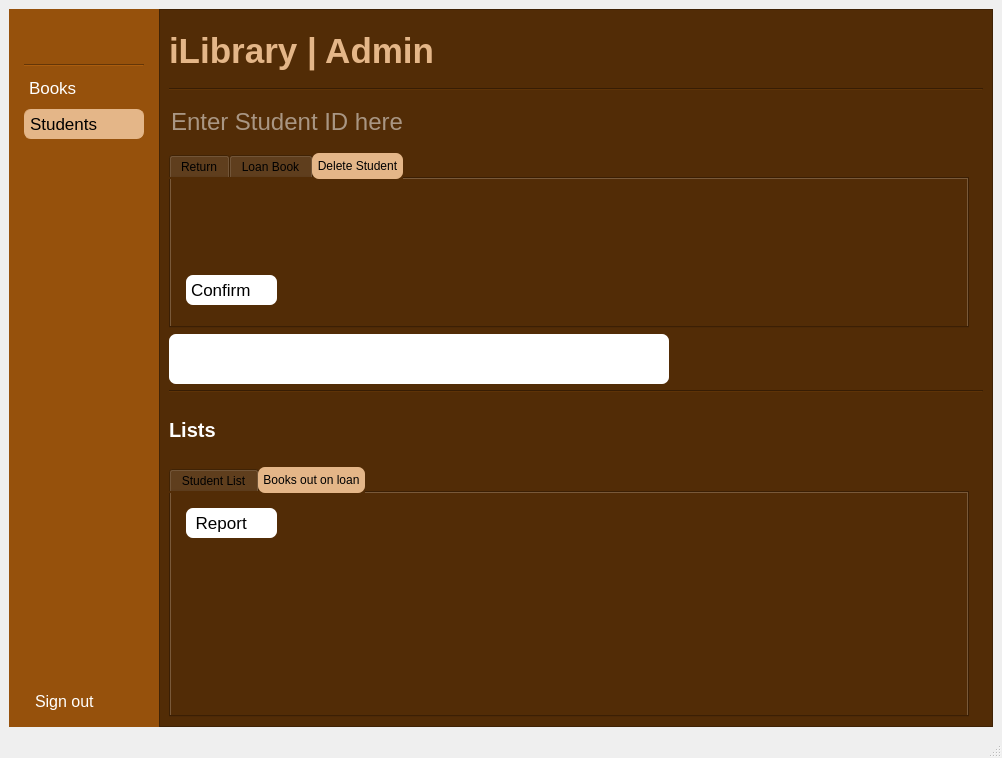
<?xml version="1.0" encoding="UTF-8"?>
<ui version="4.0">
 <class>MainWindow</class>
 <widget class="QMainWindow" name="MainWindow">
  <property name="geometry">
   <rect>
    <x>0</x>
    <y>0</y>
    <width>1002</width>
    <height>758</height>
   </rect>
  </property>
  <property name="minimumSize">
   <size>
    <width>961</width>
    <height>758</height>
   </size>
  </property>
  <property name="windowTitle">
   <string>MainWindow</string>
  </property>
  <property name="styleSheet">
   <string notr="true"/>
  </property>
  <widget class="QWidget" name="centralwidget">
   <layout class="QHBoxLayout" name="horizontalLayout">
    <property name="spacing">
     <number>0</number>
    </property>
    <item>
     <widget class="QFrame" name="frameMenu">
      <property name="sizePolicy">
       <sizepolicy hsizetype="Fixed" vsizetype="Preferred">
        <horstretch>0</horstretch>
        <verstretch>0</verstretch>
       </sizepolicy>
      </property>
      <property name="minimumSize">
       <size>
        <width>150</width>
        <height>550</height>
       </size>
      </property>
      <property name="styleSheet">
       <string notr="true">background-color: rgb(150,81,12)</string>
      </property>
      <property name="frameShape">
       <enum>QFrame::NoFrame</enum>
      </property>
      <property name="frameShadow">
       <enum>QFrame::Plain</enum>
      </property>
      <property name="lineWidth">
       <number>0</number>
      </property>
      <layout class="QVBoxLayout" name="verticalLayout">
       <property name="spacing">
        <number>-1</number>
       </property>
       <property name="leftMargin">
        <number>15</number>
       </property>
       <property name="topMargin">
        <number>15</number>
       </property>
       <property name="rightMargin">
        <number>15</number>
       </property>
       <property name="bottomMargin">
        <number>5</number>
       </property>
       <item>
        <spacer name="verticalSpacer_2">
         <property name="orientation">
          <enum>Qt::Vertical</enum>
         </property>
         <property name="sizeType">
          <enum>QSizePolicy::Fixed</enum>
         </property>
         <property name="sizeHint" stdset="0">
          <size>
           <width>20</width>
           <height>40</height>
          </size>
         </property>
        </spacer>
       </item>
       <item>
        <widget class="Line" name="line_3">
         <property name="orientation">
          <enum>Qt::Horizontal</enum>
         </property>
        </widget>
       </item>
       <item>
        <widget class="QPushButton" name="pbtnBooks">
         <property name="sizePolicy">
          <sizepolicy hsizetype="Minimum" vsizetype="Fixed">
           <horstretch>0</horstretch>
           <verstretch>0</verstretch>
          </sizepolicy>
         </property>
         <property name="minimumSize">
          <size>
           <width>0</width>
           <height>30</height>
          </size>
         </property>
         <property name="maximumSize">
          <size>
           <width>16777215</width>
           <height>30</height>
          </size>
         </property>
         <property name="font">
          <font>
           <pointsize>13</pointsize>
          </font>
         </property>
         <property name="mouseTracking">
          <bool>true</bool>
         </property>
         <property name="autoFillBackground">
          <bool>false</bool>
         </property>
         <property name="styleSheet">
          <string notr="true">
QPushButton
{
text-align: left;
color: white;
padding: 10px;
border-radius:7px;
padding: 5px;
}
QPushButton:hover:!pressed
{
  background-color: rgb(241,218,195);
  color: black;
}
QPushButton:checked
{
  background-color: rgb(133,179,225);
  color: black;
}</string>
         </property>
         <property name="text">
          <string>Books</string>
         </property>
         <property name="icon">
          <iconset>
           <normaloff>images/essential-icons/svg/book-433812.svg</normaloff>images/essential-icons/svg/book-433812.svg</iconset>
         </property>
         <property name="iconSize">
          <size>
           <width>25</width>
           <height>25</height>
          </size>
         </property>
         <property name="checkable">
          <bool>false</bool>
         </property>
         <property name="autoDefault">
          <bool>false</bool>
         </property>
         <property name="default">
          <bool>false</bool>
         </property>
         <property name="flat">
          <bool>true</bool>
         </property>
        </widget>
       </item>
       <item>
        <widget class="QPushButton" name="pbtnProfile">
         <property name="sizePolicy">
          <sizepolicy hsizetype="Minimum" vsizetype="Fixed">
           <horstretch>0</horstretch>
           <verstretch>0</verstretch>
          </sizepolicy>
         </property>
         <property name="minimumSize">
          <size>
           <width>0</width>
           <height>30</height>
          </size>
         </property>
         <property name="maximumSize">
          <size>
           <width>16777215</width>
           <height>30</height>
          </size>
         </property>
         <property name="font">
          <font>
           <pointsize>13</pointsize>
           <kerning>true</kerning>
          </font>
         </property>
         <property name="mouseTracking">
          <bool>true</bool>
         </property>
         <property name="whatsThis">
          <string>'My Profile' button</string>
         </property>
         <property name="autoFillBackground">
          <bool>false</bool>
         </property>
         <property name="styleSheet">
          <string notr="true">QPushButton
{
text-align: left;
color: black;
padding: 10px;
background-color: rgb(228,182,136); 
border: 1px solid rgb(228,182,136);
border-radius:7px;
padding: 5px;
}
</string>
         </property>
         <property name="text">
          <string>Students</string>
         </property>
         <property name="icon">
          <iconset>
           <normaloff>images/essential-icons/svg/user-433878.svg</normaloff>images/essential-icons/svg/user-433878.svg</iconset>
         </property>
         <property name="iconSize">
          <size>
           <width>25</width>
           <height>25</height>
          </size>
         </property>
         <property name="checkable">
          <bool>false</bool>
         </property>
         <property name="checked">
          <bool>false</bool>
         </property>
         <property name="autoDefault">
          <bool>false</bool>
         </property>
         <property name="default">
          <bool>false</bool>
         </property>
         <property name="flat">
          <bool>true</bool>
         </property>
        </widget>
       </item>
       <item>
        <spacer name="vertspacerBot">
         <property name="orientation">
          <enum>Qt::Vertical</enum>
         </property>
         <property name="sizeHint" stdset="0">
          <size>
           <width>20</width>
           <height>40</height>
          </size>
         </property>
        </spacer>
       </item>
       <item>
        <widget class="QPushButton" name="pushButton_3">
         <property name="sizePolicy">
          <sizepolicy hsizetype="Minimum" vsizetype="Minimum">
           <horstretch>0</horstretch>
           <verstretch>0</verstretch>
          </sizepolicy>
         </property>
         <property name="minimumSize">
          <size>
           <width>0</width>
           <height>0</height>
          </size>
         </property>
         <property name="font">
          <font>
           <pointsize>12</pointsize>
          </font>
         </property>
         <property name="styleSheet">
          <string notr="true">QPushButton
{
text-align: left;
color: white;
padding: 10px;
}
QPushButton:hover:!pressed
{
  color: red;
}</string>
         </property>
         <property name="text">
          <string>Sign out</string>
         </property>
         <property name="icon">
          <iconset>
           <normaloff>images/essential-icons/svg/cancel-433817.svg</normaloff>images/essential-icons/svg/cancel-433817.svg</iconset>
         </property>
         <property name="iconSize">
          <size>
           <width>20</width>
           <height>20</height>
          </size>
         </property>
         <property name="flat">
          <bool>true</bool>
         </property>
        </widget>
       </item>
      </layout>
     </widget>
    </item>
    <item>
     <widget class="QFrame" name="frame">
      <property name="minimumSize">
       <size>
        <width>593</width>
        <height>548</height>
       </size>
      </property>
      <property name="styleSheet">
       <string notr="true">background-color: rgb(82,44,6)</string>
      </property>
      <property name="frameShape">
       <enum>QFrame::StyledPanel</enum>
      </property>
      <property name="frameShadow">
       <enum>QFrame::Raised</enum>
      </property>
      <layout class="QVBoxLayout" name="verticalLayout_2">
       <item>
        <layout class="QHBoxLayout" name="hHeader">
         <property name="spacing">
          <number>0</number>
         </property>
         <item>
          <widget class="QLabel" name="label">
           <property name="minimumSize">
            <size>
             <width>0</width>
             <height>40</height>
            </size>
           </property>
           <property name="font">
            <font>
             <family>.AppleSystemUIFont</family>
             <pointsize>26</pointsize>
             <weight>75</weight>
             <bold>true</bold>
            </font>
           </property>
           <property name="styleSheet">
            <string notr="true">color: rgb(228,182,136);</string>
           </property>
           <property name="text">
            <string>iLibrary | Admin</string>
           </property>
           <property name="scaledContents">
            <bool>false</bool>
           </property>
          </widget>
         </item>
         <item>
          <spacer name="horizontalSpacer_2">
           <property name="orientation">
            <enum>Qt::Horizontal</enum>
           </property>
           <property name="sizeHint" stdset="0">
            <size>
             <width>40</width>
             <height>0</height>
            </size>
           </property>
          </spacer>
         </item>
        </layout>
       </item>
       <item>
        <widget class="Line" name="line_4">
         <property name="orientation">
          <enum>Qt::Horizontal</enum>
         </property>
        </widget>
       </item>
       <item>
        <layout class="QVBoxLayout" name="vSearch">
         <property name="spacing">
          <number>-1</number>
         </property>
         <property name="leftMargin">
          <number>0</number>
         </property>
         <property name="topMargin">
          <number>0</number>
         </property>
         <property name="rightMargin">
          <number>0</number>
         </property>
         <property name="bottomMargin">
          <number>0</number>
         </property>
         <item>
          <widget class="QLineEdit" name="edtStuID">
           <property name="sizePolicy">
            <sizepolicy hsizetype="Expanding" vsizetype="Fixed">
             <horstretch>2</horstretch>
             <verstretch>0</verstretch>
            </sizepolicy>
           </property>
           <property name="minimumSize">
            <size>
             <width>0</width>
             <height>50</height>
            </size>
           </property>
           <property name="font">
            <font>
             <pointsize>18</pointsize>
            </font>
           </property>
           <property name="autoFillBackground">
            <bool>false</bool>
           </property>
           <property name="styleSheet">
            <string notr="true">
color: white;</string>
           </property>
           <property name="text">
            <string/>
           </property>
           <property name="maxLength">
            <number>4</number>
           </property>
           <property name="frame">
            <bool>false</bool>
           </property>
           <property name="placeholderText">
            <string>Enter Student ID here</string>
           </property>
           <property name="clearButtonEnabled">
            <bool>true</bool>
           </property>
          </widget>
         </item>
         <item>
          <widget class="QTabWidget" name="tabWidget">
           <property name="sizePolicy">
            <sizepolicy hsizetype="Expanding" vsizetype="MinimumExpanding">
             <horstretch>0</horstretch>
             <verstretch>0</verstretch>
            </sizepolicy>
           </property>
           <property name="minimumSize">
            <size>
             <width>175</width>
             <height>140</height>
            </size>
           </property>
           <property name="maximumSize">
            <size>
             <width>800</width>
             <height>175</height>
            </size>
           </property>
           <property name="styleSheet">
            <string notr="true">QTabBar{
	color: black; 
	background-color: rgb(82,44,6);
	width: 20px
}

QTabBar::tab:selected 
{ 
	background-color: rgb(228,182,136);
	border-radius:7px;
	padding: 5px;
	color: black;
}
</string>
           </property>
           <property name="currentIndex">
            <number>2</number>
           </property>
           <property name="tabBarAutoHide">
            <bool>false</bool>
           </property>
           <widget class="QWidget" name="tab">
            <attribute name="title">
             <string>Return</string>
            </attribute>
            <widget class="QWidget" name="verticalLayoutWidget_4">
             <property name="geometry">
              <rect>
               <x>0</x>
               <y>0</y>
               <width>461</width>
               <height>141</height>
              </rect>
             </property>
             <layout class="QVBoxLayout" name="verticalLayout_9">
              <property name="spacing">
               <number>-1</number>
              </property>
              <property name="sizeConstraint">
               <enum>QLayout::SetMinimumSize</enum>
              </property>
              <property name="leftMargin">
               <number>15</number>
              </property>
              <property name="topMargin">
               <number>15</number>
              </property>
              <property name="rightMargin">
               <number>15</number>
              </property>
              <property name="bottomMargin">
               <number>15</number>
              </property>
              <item>
               <layout class="QHBoxLayout" name="horizontalLayout_6">
                <property name="spacing">
                 <number>-1</number>
                </property>
                <property name="leftMargin">
                 <number>0</number>
                </property>
                <property name="topMargin">
                 <number>0</number>
                </property>
                <property name="rightMargin">
                 <number>0</number>
                </property>
                <property name="bottomMargin">
                 <number>0</number>
                </property>
                <item>
                 <widget class="QLabel" name="label_6">
                  <property name="sizePolicy">
                   <sizepolicy hsizetype="Maximum" vsizetype="Maximum">
                    <horstretch>0</horstretch>
                    <verstretch>0</verstretch>
                   </sizepolicy>
                  </property>
                  <property name="minimumSize">
                   <size>
                    <width>75</width>
                    <height>0</height>
                   </size>
                  </property>
                  <property name="styleSheet">
                   <string notr="true">color: white;</string>
                  </property>
                  <property name="text">
                   <string>Book ISBN:</string>
                  </property>
                  <property name="alignment">
                   <set>Qt::AlignRight|Qt::AlignTrailing|Qt::AlignVCenter</set>
                  </property>
                 </widget>
                </item>
                <item>
                 <widget class="QLineEdit" name="edtISBNReturn">
                  <property name="minimumSize">
                   <size>
                    <width>250</width>
                    <height>0</height>
                   </size>
                  </property>
                  <property name="maximumSize">
                   <size>
                    <width>250</width>
                    <height>16777215</height>
                   </size>
                  </property>
                  <property name="autoFillBackground">
                   <bool>false</bool>
                  </property>
                  <property name="styleSheet">
                   <string notr="true">color: white;</string>
                  </property>
                  <property name="maxLength">
                   <number>13</number>
                  </property>
                  <property name="frame">
                   <bool>false</bool>
                  </property>
                  <property name="placeholderText">
                   <string>Enter Book ISBN here</string>
                  </property>
                  <property name="clearButtonEnabled">
                   <bool>true</bool>
                  </property>
                 </widget>
                </item>
                <item>
                 <spacer name="horizontalSpacer_5">
                  <property name="orientation">
                   <enum>Qt::Horizontal</enum>
                  </property>
                  <property name="sizeHint" stdset="0">
                   <size>
                    <width>40</width>
                    <height>20</height>
                   </size>
                  </property>
                 </spacer>
                </item>
               </layout>
              </item>
              <item>
               <spacer name="verticalSpacer_3">
                <property name="orientation">
                 <enum>Qt::Vertical</enum>
                </property>
                <property name="sizeHint" stdset="0">
                 <size>
                  <width>20</width>
                  <height>40</height>
                 </size>
                </property>
               </spacer>
              </item>
              <item>
               <widget class="QPushButton" name="pbtnReturnStu">
                <property name="sizePolicy">
                 <sizepolicy hsizetype="Maximum" vsizetype="Fixed">
                  <horstretch>0</horstretch>
                  <verstretch>0</verstretch>
                 </sizepolicy>
                </property>
                <property name="minimumSize">
                 <size>
                  <width>0</width>
                  <height>30</height>
                 </size>
                </property>
                <property name="maximumSize">
                 <size>
                  <width>16777215</width>
                  <height>30</height>
                 </size>
                </property>
                <property name="font">
                 <font>
                  <pointsize>13</pointsize>
                  <kerning>true</kerning>
                 </font>
                </property>
                <property name="mouseTracking">
                 <bool>true</bool>
                </property>
                <property name="whatsThis">
                 <string>'My Profile' button</string>
                </property>
                <property name="autoFillBackground">
                 <bool>false</bool>
                </property>
                <property name="styleSheet">
                 <string notr="true">
QPushButton
{
text-align: left;
color: black;
padding: 10px;
border-radius:7px;
padding: 5px;
background-color: white; 
}
QPushButton:hover:!pressed
{
  background-color: rgb(241,218,195);
  color: black;
}
QPushButton:checked
{
  background-color: rgb(133,179,225);
  color: black;
}</string>
                </property>
                <property name="text">
                 <string>Confirm </string>
                </property>
                <property name="icon">
                 <iconset>
                  <normaloff>images/navigation-14/svg/check-1518584.svg</normaloff>images/navigation-14/svg/check-1518584.svg</iconset>
                </property>
                <property name="iconSize">
                 <size>
                  <width>25</width>
                  <height>25</height>
                 </size>
                </property>
                <property name="checkable">
                 <bool>false</bool>
                </property>
                <property name="checked">
                 <bool>false</bool>
                </property>
                <property name="autoDefault">
                 <bool>false</bool>
                </property>
                <property name="default">
                 <bool>false</bool>
                </property>
                <property name="flat">
                 <bool>true</bool>
                </property>
               </widget>
              </item>
             </layout>
            </widget>
           </widget>
           <widget class="QWidget" name="tabLoan">
            <attribute name="title">
             <string>Loan Book</string>
            </attribute>
            <widget class="QWidget" name="verticalLayoutWidget">
             <property name="geometry">
              <rect>
               <x>0</x>
               <y>0</y>
               <width>461</width>
               <height>141</height>
              </rect>
             </property>
             <layout class="QVBoxLayout" name="verticalLayout_5">
              <property name="spacing">
               <number>-1</number>
              </property>
              <property name="sizeConstraint">
               <enum>QLayout::SetMinimumSize</enum>
              </property>
              <property name="leftMargin">
               <number>15</number>
              </property>
              <property name="topMargin">
               <number>15</number>
              </property>
              <property name="rightMargin">
               <number>15</number>
              </property>
              <property name="bottomMargin">
               <number>15</number>
              </property>
              <item>
               <layout class="QHBoxLayout" name="horizontalLayout_3">
                <property name="spacing">
                 <number>-1</number>
                </property>
                <property name="leftMargin">
                 <number>0</number>
                </property>
                <property name="topMargin">
                 <number>0</number>
                </property>
                <property name="rightMargin">
                 <number>0</number>
                </property>
                <property name="bottomMargin">
                 <number>0</number>
                </property>
                <item>
                 <widget class="QLabel" name="label_2">
                  <property name="sizePolicy">
                   <sizepolicy hsizetype="Maximum" vsizetype="Maximum">
                    <horstretch>0</horstretch>
                    <verstretch>0</verstretch>
                   </sizepolicy>
                  </property>
                  <property name="minimumSize">
                   <size>
                    <width>75</width>
                    <height>0</height>
                   </size>
                  </property>
                  <property name="styleSheet">
                   <string notr="true">color: white;</string>
                  </property>
                  <property name="text">
                   <string>Book ISBN:</string>
                  </property>
                  <property name="alignment">
                   <set>Qt::AlignRight|Qt::AlignTrailing|Qt::AlignVCenter</set>
                  </property>
                 </widget>
                </item>
                <item>
                 <widget class="QLineEdit" name="edtISBNLoan">
                  <property name="minimumSize">
                   <size>
                    <width>250</width>
                    <height>0</height>
                   </size>
                  </property>
                  <property name="maximumSize">
                   <size>
                    <width>250</width>
                    <height>16777215</height>
                   </size>
                  </property>
                  <property name="autoFillBackground">
                   <bool>false</bool>
                  </property>
                  <property name="styleSheet">
                   <string notr="true">color: white;</string>
                  </property>
                  <property name="maxLength">
                   <number>13</number>
                  </property>
                  <property name="frame">
                   <bool>false</bool>
                  </property>
                  <property name="placeholderText">
                   <string>Enter Book ISBN here</string>
                  </property>
                  <property name="clearButtonEnabled">
                   <bool>true</bool>
                  </property>
                 </widget>
                </item>
                <item>
                 <spacer name="horizontalSpacer">
                  <property name="orientation">
                   <enum>Qt::Horizontal</enum>
                  </property>
                  <property name="sizeHint" stdset="0">
                   <size>
                    <width>40</width>
                    <height>20</height>
                   </size>
                  </property>
                 </spacer>
                </item>
               </layout>
              </item>
              <item>
               <spacer name="verticalSpacer">
                <property name="orientation">
                 <enum>Qt::Vertical</enum>
                </property>
                <property name="sizeHint" stdset="0">
                 <size>
                  <width>20</width>
                  <height>40</height>
                 </size>
                </property>
               </spacer>
              </item>
              <item>
               <widget class="QPushButton" name="pbtnLoanStu">
                <property name="sizePolicy">
                 <sizepolicy hsizetype="Maximum" vsizetype="Fixed">
                  <horstretch>0</horstretch>
                  <verstretch>0</verstretch>
                 </sizepolicy>
                </property>
                <property name="minimumSize">
                 <size>
                  <width>0</width>
                  <height>30</height>
                 </size>
                </property>
                <property name="maximumSize">
                 <size>
                  <width>16777215</width>
                  <height>30</height>
                 </size>
                </property>
                <property name="font">
                 <font>
                  <pointsize>13</pointsize>
                  <kerning>true</kerning>
                 </font>
                </property>
                <property name="mouseTracking">
                 <bool>true</bool>
                </property>
                <property name="whatsThis">
                 <string>'My Profile' button</string>
                </property>
                <property name="autoFillBackground">
                 <bool>false</bool>
                </property>
                <property name="styleSheet">
                 <string notr="true">
QPushButton
{
text-align: left;
color: black;
padding: 10px;
border-radius:7px;
padding: 5px;
background-color: white; 
}
QPushButton:hover:!pressed
{
  background-color: rgb(241,218,195);
  color: black;
}
QPushButton:checked
{
  background-color: rgb(133,179,225);
  color: black;
}</string>
                </property>
                <property name="text">
                 <string>Confirm </string>
                </property>
                <property name="icon">
                 <iconset>
                  <normaloff>images/navigation-14/svg/check-1518584.svg</normaloff>images/navigation-14/svg/check-1518584.svg</iconset>
                </property>
                <property name="iconSize">
                 <size>
                  <width>25</width>
                  <height>25</height>
                 </size>
                </property>
                <property name="checkable">
                 <bool>false</bool>
                </property>
                <property name="checked">
                 <bool>false</bool>
                </property>
                <property name="autoDefault">
                 <bool>false</bool>
                </property>
                <property name="default">
                 <bool>false</bool>
                </property>
                <property name="flat">
                 <bool>true</bool>
                </property>
               </widget>
              </item>
             </layout>
            </widget>
           </widget>
           <widget class="QWidget" name="widget">
            <attribute name="title">
             <string>Delete Student</string>
            </attribute>
            <widget class="QWidget" name="verticalLayoutWidget_3">
             <property name="geometry">
              <rect>
               <x>0</x>
               <y>0</y>
               <width>371</width>
               <height>141</height>
              </rect>
             </property>
             <layout class="QVBoxLayout" name="verticalLayout_7">
              <property name="spacing">
               <number>-1</number>
              </property>
              <property name="sizeConstraint">
               <enum>QLayout::SetMinimumSize</enum>
              </property>
              <property name="leftMargin">
               <number>15</number>
              </property>
              <property name="topMargin">
               <number>15</number>
              </property>
              <property name="rightMargin">
               <number>15</number>
              </property>
              <property name="bottomMargin">
               <number>15</number>
              </property>
              <item>
               <spacer name="verticalSpacer_5">
                <property name="orientation">
                 <enum>Qt::Vertical</enum>
                </property>
                <property name="sizeHint" stdset="0">
                 <size>
                  <width>20</width>
                  <height>40</height>
                 </size>
                </property>
               </spacer>
              </item>
              <item>
               <widget class="QPushButton" name="pbtnDelStu">
                <property name="sizePolicy">
                 <sizepolicy hsizetype="Maximum" vsizetype="Fixed">
                  <horstretch>0</horstretch>
                  <verstretch>0</verstretch>
                 </sizepolicy>
                </property>
                <property name="minimumSize">
                 <size>
                  <width>91</width>
                  <height>30</height>
                 </size>
                </property>
                <property name="maximumSize">
                 <size>
                  <width>16777215</width>
                  <height>30</height>
                 </size>
                </property>
                <property name="font">
                 <font>
                  <pointsize>13</pointsize>
                  <kerning>true</kerning>
                 </font>
                </property>
                <property name="mouseTracking">
                 <bool>true</bool>
                </property>
                <property name="whatsThis">
                 <string>'My Profile' button</string>
                </property>
                <property name="autoFillBackground">
                 <bool>false</bool>
                </property>
                <property name="styleSheet">
                 <string notr="true">
QPushButton
{
text-align: left;
color: black;
padding: 10px;
border-radius:7px;
padding: 5px;
background-color: white; 
}
QPushButton:hover:!pressed
{
  background-color: rgb(241,218,195);
  color: black;
}
QPushButton:checked
{
  background-color: rgb(133,179,225);
  color: black;
}</string>
                </property>
                <property name="text">
                 <string>Confirm</string>
                </property>
                <property name="icon">
                 <iconset>
                  <normaloff>images/navigation-14/svg/check-1518584.svg</normaloff>images/navigation-14/svg/check-1518584.svg</iconset>
                </property>
                <property name="iconSize">
                 <size>
                  <width>25</width>
                  <height>25</height>
                 </size>
                </property>
                <property name="checkable">
                 <bool>false</bool>
                </property>
                <property name="checked">
                 <bool>false</bool>
                </property>
                <property name="autoDefault">
                 <bool>false</bool>
                </property>
                <property name="default">
                 <bool>false</bool>
                </property>
                <property name="flat">
                 <bool>true</bool>
                </property>
               </widget>
              </item>
             </layout>
            </widget>
           </widget>
          </widget>
         </item>
         <item>
          <widget class="QTextEdit" name="txtStuOut">
           <property name="maximumSize">
            <size>
             <width>500</width>
             <height>50</height>
            </size>
           </property>
           <property name="styleSheet">
            <string notr="true">text-align: left;
color: black;
padding: 10px;
border-radius:7px;
padding: 5px;
background-color: white; </string>
           </property>
           <property name="frameShape">
            <enum>QFrame::NoFrame</enum>
           </property>
           <property name="frameShadow">
            <enum>QFrame::Plain</enum>
           </property>
           <property name="documentTitle">
            <string/>
           </property>
           <property name="textInteractionFlags">
            <set>Qt::NoTextInteraction</set>
           </property>
          </widget>
         </item>
        </layout>
       </item>
       <item>
        <widget class="Line" name="line">
         <property name="orientation">
          <enum>Qt::Horizontal</enum>
         </property>
        </widget>
       </item>
       <item>
        <layout class="QHBoxLayout" name="horizontalLayout_2">
         <item>
          <widget class="QLabel" name="label_4">
           <property name="font">
            <font>
             <pointsize>15</pointsize>
             <weight>75</weight>
             <bold>true</bold>
            </font>
           </property>
           <property name="styleSheet">
            <string notr="true">color: white;</string>
           </property>
           <property name="text">
            <string>Lists</string>
           </property>
          </widget>
         </item>
        </layout>
       </item>
       <item>
        <widget class="QTabWidget" name="tabBooks">
         <property name="sizePolicy">
          <sizepolicy hsizetype="Expanding" vsizetype="Expanding">
           <horstretch>0</horstretch>
           <verstretch>0</verstretch>
          </sizepolicy>
         </property>
         <property name="maximumSize">
          <size>
           <width>800</width>
           <height>250</height>
          </size>
         </property>
         <property name="styleSheet">
          <string notr="true">QTabBar{
	color: black; background-color: rgb(82,44,6);
}

QTabBar::tab:selected 
{ 
	background-color: rgb(228,182,136);
	border-radius:7px;
	padding: 5px;
	color: black;
}
</string>
         </property>
         <property name="currentIndex">
          <number>1</number>
         </property>
         <property name="elideMode">
          <enum>Qt::ElideRight</enum>
         </property>
         <property name="usesScrollButtons">
          <bool>false</bool>
         </property>
         <property name="tabBarAutoHide">
          <bool>true</bool>
         </property>
         <widget class="QWidget" name="tabBooksList">
          <attribute name="title">
           <string>Student List</string>
          </attribute>
          <widget class="QTextEdit" name="textEdit">
           <property name="geometry">
            <rect>
             <x>0</x>
             <y>0</y>
             <width>791</width>
             <height>211</height>
            </rect>
           </property>
           <property name="styleSheet">
            <string notr="true">color: white;</string>
           </property>
           <property name="frameShape">
            <enum>QFrame::NoFrame</enum>
           </property>
           <property name="frameShadow">
            <enum>QFrame::Plain</enum>
           </property>
           <property name="sizeAdjustPolicy">
            <enum>QAbstractScrollArea::AdjustToContents</enum>
           </property>
           <property name="textInteractionFlags">
            <set>Qt::TextSelectableByKeyboard|Qt::TextSelectableByMouse</set>
           </property>
          </widget>
         </widget>
         <widget class="QWidget" name="tabLoanList">
          <attribute name="title">
           <string>Books out on loan</string>
          </attribute>
          <widget class="QWidget" name="verticalLayoutWidget_2">
           <property name="geometry">
            <rect>
             <x>0</x>
             <y>0</y>
             <width>791</width>
             <height>211</height>
            </rect>
           </property>
           <layout class="QVBoxLayout" name="verticalLayout_3">
            <item>
             <layout class="QHBoxLayout" name="horizontalLayout_4">
              <property name="leftMargin">
               <number>15</number>
              </property>
              <property name="topMargin">
               <number>15</number>
              </property>
              <property name="bottomMargin">
               <number>15</number>
              </property>
              <item>
               <widget class="QPushButton" name="pbtnStuLoans">
                <property name="sizePolicy">
                 <sizepolicy hsizetype="Maximum" vsizetype="Fixed">
                  <horstretch>0</horstretch>
                  <verstretch>0</verstretch>
                 </sizepolicy>
                </property>
                <property name="minimumSize">
                 <size>
                  <width>91</width>
                  <height>30</height>
                 </size>
                </property>
                <property name="maximumSize">
                 <size>
                  <width>16777215</width>
                  <height>30</height>
                 </size>
                </property>
                <property name="font">
                 <font>
                  <pointsize>13</pointsize>
                  <kerning>true</kerning>
                 </font>
                </property>
                <property name="mouseTracking">
                 <bool>true</bool>
                </property>
                <property name="whatsThis">
                 <string>'My Profile' button</string>
                </property>
                <property name="autoFillBackground">
                 <bool>false</bool>
                </property>
                <property name="styleSheet">
                 <string notr="true">
QPushButton
{
text-align: left;
color: black;
padding: 10px;
border-radius:7px;
padding: 5px;
background-color: white; 
}
QPushButton:hover:!pressed
{
  background-color: rgb(241,218,195);
  color: black;
}
QPushButton:checked
{
  background-color: rgb(133,179,225);
  color: black;
}</string>
                </property>
                <property name="text">
                 <string> Report</string>
                </property>
                <property name="icon">
                 <iconset>
                  <normaloff>images/navigation-14/svg/refresh-1518571.svg</normaloff>images/navigation-14/svg/refresh-1518571.svg</iconset>
                </property>
                <property name="iconSize">
                 <size>
                  <width>25</width>
                  <height>25</height>
                 </size>
                </property>
                <property name="checkable">
                 <bool>false</bool>
                </property>
                <property name="checked">
                 <bool>false</bool>
                </property>
                <property name="autoDefault">
                 <bool>false</bool>
                </property>
                <property name="default">
                 <bool>false</bool>
                </property>
                <property name="flat">
                 <bool>true</bool>
                </property>
               </widget>
              </item>
              <item>
               <spacer name="horizontalSpacer_3">
                <property name="orientation">
                 <enum>Qt::Horizontal</enum>
                </property>
                <property name="sizeHint" stdset="0">
                 <size>
                  <width>40</width>
                  <height>20</height>
                 </size>
                </property>
               </spacer>
              </item>
             </layout>
            </item>
            <item>
             <widget class="QTextEdit" name="textEdit_2">
              <property name="styleSheet">
               <string notr="true">color: white;</string>
              </property>
              <property name="frameShape">
               <enum>QFrame::NoFrame</enum>
              </property>
              <property name="frameShadow">
               <enum>QFrame::Plain</enum>
              </property>
              <property name="sizeAdjustPolicy">
               <enum>QAbstractScrollArea::AdjustToContents</enum>
              </property>
              <property name="textInteractionFlags">
               <set>Qt::TextSelectableByKeyboard|Qt::TextSelectableByMouse</set>
              </property>
             </widget>
            </item>
           </layout>
          </widget>
         </widget>
        </widget>
       </item>
      </layout>
     </widget>
    </item>
   </layout>
  </widget>
  <widget class="QMenuBar" name="menubar">
   <property name="geometry">
    <rect>
     <x>0</x>
     <y>0</y>
     <width>1002</width>
     <height>22</height>
    </rect>
   </property>
  </widget>
  <widget class="QStatusBar" name="statusbar">
   <property name="autoFillBackground">
    <bool>false</bool>
   </property>
  </widget>
 </widget>
 <resources/>
 <connections/>
</ui>
